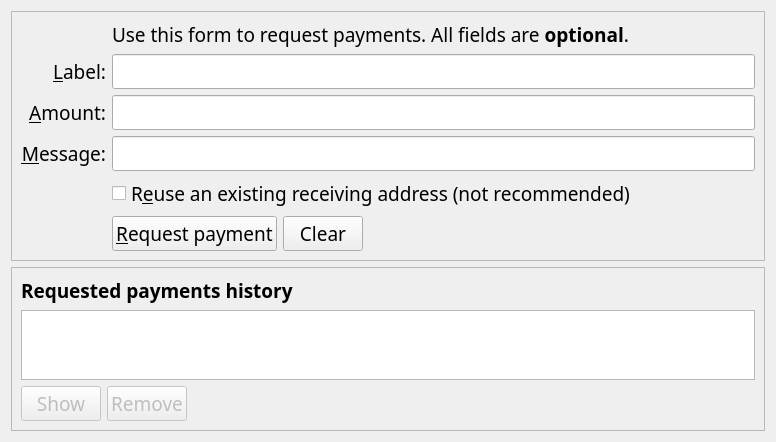
<?xml version="1.0" encoding="UTF-8"?>
<ui version="4.0">
 <class>ReceiveCoinsDialog</class>
 <widget class="QWidget" name="ReceiveCoinsDialog">
  <property name="geometry">
   <rect>
    <x>0</x>
    <y>0</y>
    <width>776</width>
    <height>364</height>
   </rect>
  </property>
  <property name="font">
   <font>
    <family>Ara Hamah 1982</family>
    <pointsize>14</pointsize>
   </font>
  </property>
  <layout class="QVBoxLayout" name="verticalLayout" stretch="0,0,1">
   <item>
    <widget class="QFrame" name="frame2">
     <property name="sizePolicy">
      <sizepolicy hsizetype="Preferred" vsizetype="Expanding">
       <horstretch>0</horstretch>
       <verstretch>0</verstretch>
      </sizepolicy>
     </property>
     <property name="frameShape">
      <enum>QFrame::StyledPanel</enum>
     </property>
     <property name="frameShadow">
      <enum>QFrame::Sunken</enum>
     </property>
     <layout class="QVBoxLayout" name="verticalLayout_3">
      <item>
       <layout class="QGridLayout" name="gridLayout">
        <item row="7" column="2">
         <widget class="QCheckBox" name="reuseAddress">
          <property name="toolTip">
           <string>Reuse one of the previously used receiving addresses.&lt;br&gt;Reusing addresses has security and privacy issues.&lt;br&gt;Do not use this unless re-generating a payment request made before.</string>
          </property>
          <property name="text">
           <string>R&amp;euse an existing receiving address (not recommended)</string>
          </property>
         </widget>
        </item>
        <item row="7" column="0">
         <widget class="QLabel" name="label_4">
          <property name="text">
           <string/>
          </property>
         </widget>
        </item>
        <item row="6" column="0">
         <widget class="QLabel" name="label_3">
          <property name="toolTip">
           <string>An optional message to attach to the payment request, which will be displayed when the request is opened. Note: The message will not be sent with the payment over the prium network.</string>
          </property>
          <property name="text">
           <string>&amp;Message:</string>
          </property>
          <property name="alignment">
           <set>Qt::AlignRight|Qt::AlignTrailing|Qt::AlignVCenter</set>
          </property>
          <property name="buddy">
           <cstring>reqMessage</cstring>
          </property>
         </widget>
        </item>
        <item row="4" column="2">
         <widget class="QLineEdit" name="reqLabel">
          <property name="toolTip">
           <string>An optional label to associate with the new receiving address.</string>
          </property>
         </widget>
        </item>
        <item row="6" column="2">
         <widget class="QLineEdit" name="reqMessage">
          <property name="toolTip">
           <string>An optional message to attach to the payment request, which will be displayed when the request is opened.&lt;br&gt;Note: The message will not be sent with the payment over the prium network.</string>
          </property>
         </widget>
        </item>
        <item row="2" column="2">
         <widget class="QLabel" name="label_5">
          <property name="text">
           <string>Use this form to request payments. All fields are &lt;b&gt;optional&lt;/b&gt;.</string>
          </property>
         </widget>
        </item>
        <item row="4" column="0">
         <widget class="QLabel" name="label_2">
          <property name="toolTip">
           <string>An optional label to associate with the new receiving address.</string>
          </property>
          <property name="text">
           <string>&amp;Label:</string>
          </property>
          <property name="alignment">
           <set>Qt::AlignRight|Qt::AlignTrailing|Qt::AlignVCenter</set>
          </property>
          <property name="buddy">
           <cstring>reqLabel</cstring>
          </property>
         </widget>
        </item>
        <item row="5" column="0">
         <widget class="QLabel" name="label">
          <property name="toolTip">
           <string>An optional amount to request. Leave this empty or zero to not request a specific amount.</string>
          </property>
          <property name="text">
           <string>&amp;Amount:</string>
          </property>
          <property name="alignment">
           <set>Qt::AlignRight|Qt::AlignTrailing|Qt::AlignVCenter</set>
          </property>
          <property name="buddy">
           <cstring>reqAmount</cstring>
          </property>
         </widget>
        </item>
        <item row="5" column="2">
         <widget class="BitcoinAmountField" name="reqAmount">
          <property name="minimumSize">
           <size>
            <width>80</width>
            <height>0</height>
           </size>
          </property>
          <property name="toolTip">
           <string>An optional amount to request. Leave this empty or zero to not request a specific amount.</string>
          </property>
         </widget>
        </item>
        <item row="8" column="2">
         <layout class="QHBoxLayout" name="horizontalLayout">
          <item>
           <widget class="QPushButton" name="receiveButton">
            <property name="minimumSize">
             <size>
              <width>150</width>
              <height>0</height>
             </size>
            </property>
            <property name="text">
             <string>&amp;Request payment</string>
            </property>
            <property name="icon">
             <iconset resource="../prium.qrc">
              <normaloff>:/icons/receiving_addresses</normaloff>:/icons/receiving_addresses</iconset>
            </property>
           </widget>
          </item>
          <item>
           <widget class="QPushButton" name="clearButton">
            <property name="sizePolicy">
             <sizepolicy hsizetype="Minimum" vsizetype="Fixed">
              <horstretch>0</horstretch>
              <verstretch>0</verstretch>
             </sizepolicy>
            </property>
            <property name="toolTip">
             <string>Clear all fields of the form.</string>
            </property>
            <property name="text">
             <string>Clear</string>
            </property>
            <property name="icon">
             <iconset resource="../prium.qrc">
              <normaloff>:/icons/remove</normaloff>:/icons/remove</iconset>
            </property>
            <property name="autoDefault">
             <bool>false</bool>
            </property>
           </widget>
          </item>
          <item>
           <spacer name="horizontalSpacer">
            <property name="orientation">
             <enum>Qt::Horizontal</enum>
            </property>
            <property name="sizeHint" stdset="0">
             <size>
              <width>40</width>
              <height>20</height>
             </size>
            </property>
           </spacer>
          </item>
         </layout>
        </item>
        <item row="8" column="0">
         <widget class="QLabel" name="label_7">
          <property name="text">
           <string/>
          </property>
         </widget>
        </item>
       </layout>
      </item>
     </layout>
    </widget>
   </item>
   <item>
    <spacer name="verticalSpacer_2">
     <property name="orientation">
      <enum>Qt::Vertical</enum>
     </property>
     <property name="sizeHint" stdset="0">
      <size>
       <width>20</width>
       <height>10</height>
      </size>
     </property>
    </spacer>
   </item>
   <item>
    <widget class="QFrame" name="frame">
     <property name="sizePolicy">
      <sizepolicy hsizetype="Preferred" vsizetype="Expanding">
       <horstretch>0</horstretch>
       <verstretch>0</verstretch>
      </sizepolicy>
     </property>
     <property name="frameShape">
      <enum>QFrame::StyledPanel</enum>
     </property>
     <property name="frameShadow">
      <enum>QFrame::Raised</enum>
     </property>
     <layout class="QVBoxLayout" name="verticalLayout_2">
      <item>
       <widget class="QLabel" name="label_6">
        <property name="font">
         <font>
          <weight>75</weight>
          <bold>true</bold>
         </font>
        </property>
        <property name="text">
         <string>Requested payments history</string>
        </property>
       </widget>
      </item>
      <item>
       <widget class="QTableView" name="recentRequestsView">
        <property name="palette">
         <palette>
          <active>
           <colorrole role="Text">
            <brush brushstyle="SolidPattern">
             <color alpha="255">
              <red>51</red>
              <green>51</green>
              <blue>51</blue>
             </color>
            </brush>
           </colorrole>
          </active>
          <inactive>
           <colorrole role="Text">
            <brush brushstyle="SolidPattern">
             <color alpha="255">
              <red>51</red>
              <green>51</green>
              <blue>51</blue>
             </color>
            </brush>
           </colorrole>
          </inactive>
          <disabled>
           <colorrole role="Text">
            <brush brushstyle="SolidPattern">
             <color alpha="255">
              <red>85</red>
              <green>85</green>
              <blue>85</blue>
             </color>
            </brush>
           </colorrole>
          </disabled>
         </palette>
        </property>
        <property name="contextMenuPolicy">
         <enum>Qt::CustomContextMenu</enum>
        </property>
        <property name="tabKeyNavigation">
         <bool>false</bool>
        </property>
        <property name="sortingEnabled">
         <bool>true</bool>
        </property>
       </widget>
      </item>
      <item>
       <layout class="QHBoxLayout" name="horizontalLayout_2">
        <item>
         <widget class="QPushButton" name="showRequestButton">
          <property name="enabled">
           <bool>false</bool>
          </property>
          <property name="toolTip">
           <string>Show the selected request (does the same as double clicking an entry)</string>
          </property>
          <property name="text">
           <string>Show</string>
          </property>
          <property name="icon">
           <iconset resource="../prium.qrc">
            <normaloff>:/icons/edit</normaloff>:/icons/edit</iconset>
          </property>
          <property name="autoDefault">
           <bool>false</bool>
          </property>
         </widget>
        </item>
        <item>
         <widget class="QPushButton" name="removeRequestButton">
          <property name="enabled">
           <bool>false</bool>
          </property>
          <property name="toolTip">
           <string>Remove the selected entries from the list</string>
          </property>
          <property name="text">
           <string>Remove</string>
          </property>
          <property name="icon">
           <iconset resource="../prium.qrc">
            <normaloff>:/icons/remove</normaloff>:/icons/remove</iconset>
          </property>
          <property name="autoDefault">
           <bool>false</bool>
          </property>
         </widget>
        </item>
        <item>
         <spacer name="horizontalSpacer_2">
          <property name="orientation">
           <enum>Qt::Horizontal</enum>
          </property>
          <property name="sizeHint" stdset="0">
           <size>
            <width>40</width>
            <height>20</height>
           </size>
          </property>
         </spacer>
        </item>
       </layout>
      </item>
     </layout>
    </widget>
   </item>
  </layout>
 </widget>
 <customwidgets>
  <customwidget>
   <class>BitcoinAmountField</class>
   <extends>QLineEdit</extends>
   <header>bitcoinamountfield.h</header>
   <container>1</container>
  </customwidget>
 </customwidgets>
 <tabstops>
  <tabstop>reqLabel</tabstop>
  <tabstop>reqAmount</tabstop>
  <tabstop>reqMessage</tabstop>
  <tabstop>reuseAddress</tabstop>
  <tabstop>receiveButton</tabstop>
  <tabstop>clearButton</tabstop>
  <tabstop>recentRequestsView</tabstop>
  <tabstop>showRequestButton</tabstop>
  <tabstop>removeRequestButton</tabstop>
 </tabstops>
 <resources>
  <include location="../prium.qrc"/>
 </resources>
 <connections/>
</ui>
